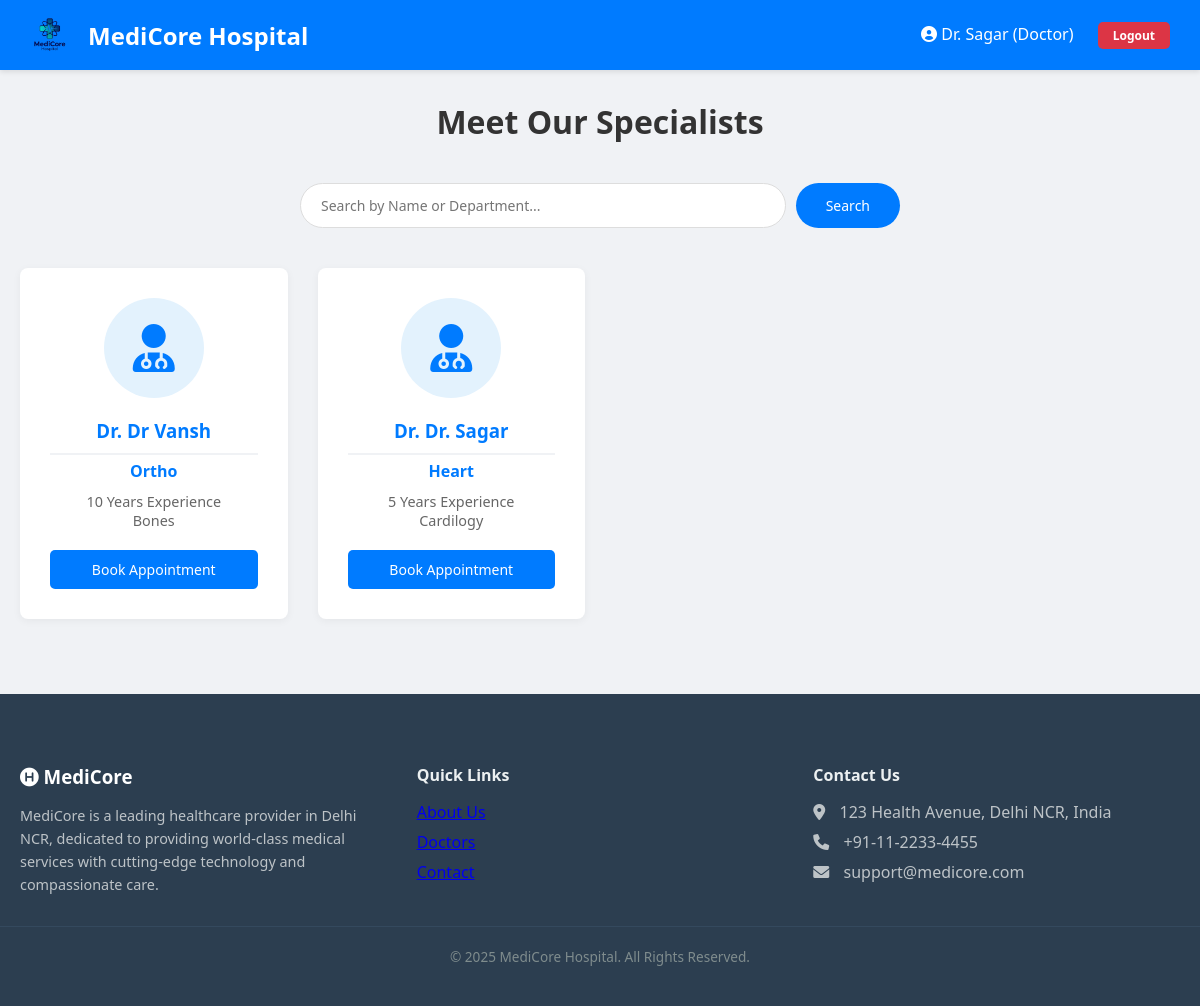
Page /doctors (signed in) on the committed database.
### models.py (models this page shows)
class User(UserMixin, db.Model):
    __tablename__ = 'users'
    id = db.Column(db.Integer, primary_key=True)
    username = db.Column(db.String(80), unique=True, nullable=False)
    email = db.Column(db.String(120), unique=True, nullable=False)
    password = db.Column(db.String(200), nullable=False)
    role = db.Column(db.String(50), nullable=False) # 'admin', 'doctor', 'patient'
    doctor_profile = db.relationship('DoctorDetail', back_populates='user', uselist=False)
    appointments = db.relationship('Appointment', foreign_keys='Appointment.patient_id', back_populates='patient')

class DoctorDetail(db.Model):
    __tablename__ = 'doctor_details'
    id = db.Column(db.Integer, primary_key=True)
    user_id = db.Column(db.Integer, db.ForeignKey('users.id'), nullable=False)
    department = db.Column(db.String(100), nullable=False)
    specialization = db.Column(db.String(100)) # From diagram
    experience = db.Column(db.Integer)         # From diagram
    user = db.relationship('User', back_populates='doctor_profile')
    availabilities = db.relationship('Availability', back_populates='doctor')

### app.py (the view)
@app.route('/doctors')
def doctors():
    all_doctors = User.query.filter_by(role='doctor').all()
    return render_template('doctors.html', doctors=all_doctors)

### templates/doctors.html
{% extends "base.html" %}
{% block content %}
<h2 style="text-align: center; margin-bottom: 40px; font-size: 2rem;">Meet Our Specialists</h2>
<div style="max-width: 600px; margin: 0 auto 40px; display: flex; gap: 10px;">
    <input type="text" placeholder="Search by Name or Department..."
        style="padding: 12px; border-radius: 50px; border: 1px solid #ddd; width: 100%; padding-left: 20px;">
    <button class="btn btn-primary" style="border-radius: 50px; padding: 0 30px;">Search</button>
</div>
<div style="display: grid; grid-template-columns: repeat(auto-fill, minmax(250px, 1fr)); gap: 30px;">
    {% for doc in doctors %}
    <div class="card" style="text-align: center; padding: 30px; transition: transform 0.3s;">
        <div
            style="width: 100px; height: 100px; background: #e3f2fd; border-radius: 50%; margin: 0 auto 20px; display: flex; align-items: center; justify-content: center;">
            <i class="fas fa-user-md fa-3x" style="color: #007bff;"></i>
        </div>
        <h3 style="margin-bottom: 5px;">Dr. {{ doc.username }}</h3>
        <p style="color: #007bff; font-weight: 600; margin-bottom: 10px;">{{ doc.doctor_profile.department }}</p>
        <p style="font-size: 0.9rem; color: #666; margin-bottom: 20px;">
            {{ doc.doctor_profile.experience }} Years Experience <br>
            {{ doc.doctor_profile.specialization }}
        </p>
        {% if session.user_id %}
        <a href="{{ url_for('patient_dashboard') }}" class="btn btn-primary" style="width: 100%;">Book Appointment</a>
        {% else %}
        <a href="{{ url_for('login') }}" class="btn btn-outline" style="width: 100%;">Login to Book</a>
        {% endif %}
    </div>
    {% else %}
    <p style="text-align: center; grid-column: 1/-1;">No doctors found. Please check back later.</p>
    {% endfor %}
</div>
{% endblock %}

### templates/base.html (shortened to what this page needs)
<!DOCTYPE html>
<html lang="en">
<head>
    <link rel="stylesheet" href="{{ url_for('static', filename='css/style.css') }}">
    <link rel="stylesheet" href="https://cdnjs.cloudflare.com/ajax/libs/font-awesome/6.0.0/css/all.min.css">
</head>
<body>
    <nav class="navbar">
        <div class="logo">
            <img src="{{ url_for('static', filename='images/logo.png') }}" alt="MediCore Logo"
                style="height: 40px; vertical-align: middle; margin-right: 10px;">
            MediCore Hospital
        </div>
        <div class="nav-links">
            {% if session.user_id %}
            <span><i class="fas fa-user-circle"></i> {{ session.username }} ({{ session.role|capitalize }})</span>
            <a href="/logout" class="btn btn-danger" style="padding: 5px 15px; font-size: 12px;">Logout</a>
            {% else %}
            <a href="/login">Login</a>
            <a href="/register">Register</a>
            {% endif %}
        </div>
    </nav>
    <div class="container" style="min-height: 60vh;">
        {% block content %}{% endblock %}
    </div>
    <footer style="background-color: #2c3e50; color: white; padding: 40px 0; margin-top: 50px;">
        <div class="container" style="display: flex; justify-content: space-between; flex-wrap: wrap; gap: 30px;">
            <div style="flex: 1; min-width: 250px;">
                <h3 style="margin-bottom: 15px;"><i class="fas fa-hospital-symbol"></i> MediCore</h3>
                <p style="font-size: 0.9rem; color: #bdc3c7; line-height: 1.6;">
                    MediCore is a leading healthcare provider in Delhi NCR, dedicated to providing world-class medical
                    services with cutting-edge technology and compassionate care.
                </p>
            </div>
            <div style="flex: 1; min-width: 200px;">
                <h4 style="margin-bottom: 15px; color: #ecf0f1;">Quick Links</h4>
                <ul style="list-style: none; padding: 0; margin: 0;">
                <li style="margin-bottom: 8px;"><a href="{{ url_for('about') }}">About Us</a></li>
                <li style="margin-bottom: 8px;"><a href="{{ url_for('doctors') }}">Doctors</a></li>
                <li style="margin-bottom: 8px;"><a href="{{ url_for('contact') }}">Contact</a></li>
                </ul>
            </div>
            <div style="flex: 1; min-width: 250px;">
                <h4 style="margin-bottom: 15px; color: #ecf0f1;">Contact Us</h4>
                <p style="color: #bdc3c7; margin-bottom: 8px;"><i class="fas fa-map-marker-alt"
                        style="margin-right: 10px;"></i> 123 Health Avenue, Delhi NCR, India</p>
                <p style="color: #bdc3c7; margin-bottom: 8px;"><i class="fas fa-phone" style="margin-right: 10px;"></i>
                    +91-11-2233-4455</p>
                <p style="color: #bdc3c7;"><i class="fas fa-envelope" style="margin-right: 10px;"></i>
                    support@medicore.com</p>
            </div>
        </div>
        <div
            style="text-align: center; border-top: 1px solid #34495e; margin-top: 30px; padding-top: 20px; color: #7f8c8d; font-size: 0.85rem;">
            &copy; 2025 MediCore Hospital. All Rights Reserved.
        </div>
    </footer>
</body>
</html>

### static/css/style.css (style rules this page uses)
* { margin: 0; padding: 0; box-sizing: border-box; font-family: 'Segoe UI', Tahoma, Geneva, Verdana, sans-serif; }
body { background-color: #f0f2f5; color: #333; }
.navbar { background-color: #007bff; color: white; padding: 15px 30px; display: flex; justify-content: space-between; align-items: center; box-shadow: 0 2px 5px rgba(0, 0, 0, 0.1); }
.navbar a { color: white; text-decoration: none; font-weight: 600; margin-left: 20px; }
.navbar { background-color: #007bff; color: white; padding: 15px 30px; display: flex; justify-content: space-between; align-items: center; box-shadow: 0 2px 5px rgba(0, 0, 0, 0.1); position: sticky; top: 0; z-index: 1000; }
.navbar .logo { font-size: 1.5rem; font-weight: bold; display: flex; align-items: center; gap: 10px; }
.container { max-width: 1200px; margin: 30px auto; padding: 0 20px; }
.card { background: white; border-radius: 8px; padding: 25px; margin-bottom: 25px; box-shadow: 0 2px 8px rgba(0, 0, 0, 0.05); }
.card h3 { border-bottom: 2px solid #f0f2f5; padding-bottom: 10px; margin-bottom: 20px; color: #007bff; }
input, select, textarea { width: 100%; padding: 10px; border: 1px solid #ddd; border-radius: 5px; font-size: 14px; transition: border 0.3s; }
.btn { display: inline-block; padding: 10px 20px; background-color: #007bff; color: white; border: none; border-radius: 5px; cursor: pointer; text-decoration: none; font-size: 14px; transition: background 0.2s; }
.btn-danger { background-color: #dc3545; }

### rows in the picture
User: username "Dr. Sagar", doctor_profile.department "Heart", doctor_profile.experience "5", doctor_profile.specialization "Cardilogy"
User: username "Dr Vansh", doctor_profile.department "Ortho", doctor_profile.experience "10", doctor_profile.specialization "Bones"

### other values in the picture
{{ session.role|capitalize }} "Doctor"
